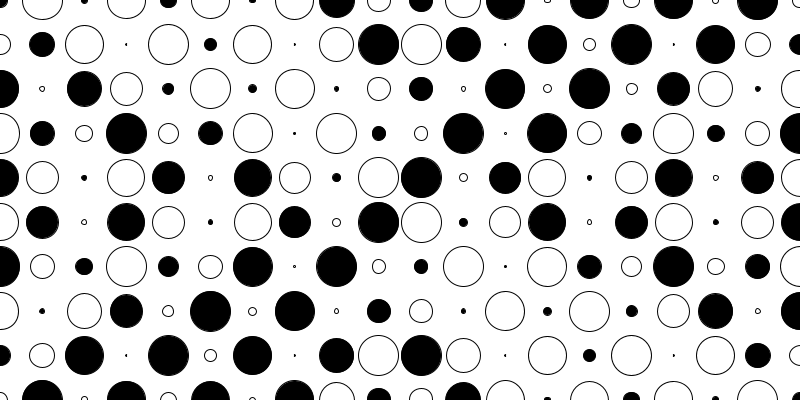
Frame 1 (no input)
Frame 2 (the mouse pressed at the canvas centre, redrawn once): identical to frame 1, image omitted

The Processing sketch that drew this single still picture (run headless with seeded random() and noise(); the mouse was pressed at the canvas centre and the sketch redrawn once):

// Processing sketch: tp3
// ── tp3.pde
//tp3
//comision: 5.
//NOMBRE: Thiago Zambrano.
//legajo: 120387/2

void setup() {
  size(800, 400);
  noLoop();
}

void draw() {
  background(255);
  int columnas = 20; // Número de columnas
  int filas = 10; // Número de filas
  float Diametro = 40; // Diámetro de los círculos
  
  for (int i = 0; i < columnas; i++) {
    for (int j = 0; j < filas; j++) {
      float x = map(i, 0, columnas-1, 0, width);
      float y = map(j, 0, filas-1, 0, height);
      
      //  efecto óptico
      float distancia = dist(x, y, width/2, height/2);
      float diametro = Diametro * sin(distancia / 20.0);
      
      // color basado en la posición
      if ((i + j) % 2 == 0) {
        fill(0);
      } else {
        fill(255);
      }
      ellipse(x, y, diametro, diametro);
    }
  }
}
